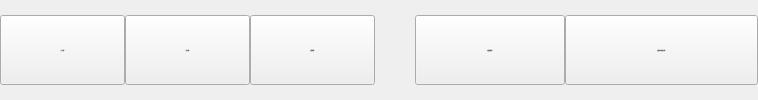
        <widget class="QWidget" name="pageIo">
         <property name="sizePolicy">
          <sizepolicy hsizetype="Preferred" vsizetype="Preferred">
           <horstretch>0</horstretch>
           <verstretch>0</verstretch>
          </sizepolicy>
         </property>
         <layout class="QGridLayout" name="gridLayout_4">
          <property name="leftMargin">
           <number>0</number>
          </property>
          <property name="topMargin">
           <number>2</number>
          </property>
          <property name="rightMargin">
           <number>0</number>
          </property>
          <property name="bottomMargin">
           <number>2</number>
          </property>
          <property name="spacing">
           <number>0</number>
          </property>
          <item row="0" column="5">
           <widget class="xPushButton" name="BtnIoNameEdit">
            <property name="minimumSize">
             <size>
              <width>193</width>
              <height>70</height>
             </size>
            </property>
            <property name="maximumSize">
             <size>
              <width>888</width>
              <height>70</height>
             </size>
            </property>
            <property name="font">
             <font>
              <family>微软雅黑</family>
              <pointsize>-1</pointsize>
              <weight>50</weight>
              <italic>false</italic>
              <bold>false</bold>
             </font>
            </property>
            <property name="focusPolicy">
             <enum>Qt::NoFocus</enum>
            </property>
            <property name="text">
             <string>编辑本地端口名称</string>
            </property>
            <property name="iconSize">
             <size>
              <width>32</width>
              <height>32</height>
             </size>
            </property>
           </widget>
          </item>
          <item row="0" column="0">
           <widget class="xPushButton" name="BtnIoName">
            <property name="minimumSize">
             <size>
              <width>125</width>
              <height>70</height>
             </size>
            </property>
            <property name="maximumSize">
             <size>
              <width>150</width>
              <height>70</height>
             </size>
            </property>
            <property name="font">
             <font>
              <family>微软雅黑</family>
              <pointsize>-1</pointsize>
              <weight>50</weight>
              <italic>false</italic>
              <bold>false</bold>
             </font>
            </property>
            <property name="focusPolicy">
             <enum>Qt::NoFocus</enum>
            </property>
            <property name="text">
             <string>导入名称</string>
            </property>
            <property name="iconSize">
             <size>
              <width>32</width>
              <height>32</height>
             </size>
            </property>
           </widget>
          </item>
          <item row="0" column="4">
           <widget class="xPushButton" name="BtnAxisNameEdit">
            <property name="minimumSize">
             <size>
              <width>150</width>
              <height>70</height>
             </size>
            </property>
            <property name="maximumSize">
             <size>
              <width>150</width>
              <height>70</height>
             </size>
            </property>
            <property name="font">
             <font>
              <family>微软雅黑</family>
              <pointsize>-1</pointsize>
              <weight>50</weight>
              <italic>false</italic>
              <bold>false</bold>
             </font>
            </property>
            <property name="text">
             <string>编辑轴名称</string>
            </property>
           </widget>
          </item>
          <item row="0" column="3">
           <spacer name="horizontalSpacer_4">
            <property name="orientation">
             <enum>Qt::Horizontal</enum>
            </property>
            <property name="sizeHint" stdset="0">
             <size>
              <width>40</width>
              <height>20</height>
             </size>
            </property>
           </spacer>
          </item>
          <item row="0" column="2">
           <widget class="xPushButton" name="BtnIoNameClr">
            <property name="minimumSize">
             <size>
              <width>125</width>
              <height>70</height>
             </size>
            </property>
            <property name="maximumSize">
             <size>
              <width>150</width>
              <height>70</height>
             </size>
            </property>
            <property name="font">
             <font>
              <family>微软雅黑</family>
              <pointsize>-1</pointsize>
              <weight>50</weight>
              <italic>false</italic>
              <bold>false</bold>
             </font>
            </property>
            <property name="focusPolicy">
             <enum>Qt::NoFocus</enum>
            </property>
            <property name="text">
             <string>重置名称</string>
            </property>
            <property name="iconSize">
             <size>
              <width>32</width>
              <height>32</height>
             </size>
            </property>
           </widget>
          </item>
          <item row="0" column="1">
           <widget class="xPushButton" name="BtnOutIOName">
            <property name="minimumSize">
             <size>
              <width>125</width>
              <height>70</height>
             </size>
            </property>
            <property name="maximumSize">
             <size>
              <width>150</width>
              <height>70</height>
             </size>
            </property>
            <property name="font">
             <font>
              <family>微软雅黑</family>
              <pointsize>-1</pointsize>
              <weight>50</weight>
              <italic>false</italic>
              <bold>false</bold>
             </font>
            </property>
            <property name="focusPolicy">
             <enum>Qt::NoFocus</enum>
            </property>
            <property name="text">
             <string>导出名称</string>
            </property>
            <property name="iconSize">
             <size>
              <width>32</width>
              <height>32</height>
             </size>
            </property>
           </widget>
          </item>
         </layout>
        </widget>
